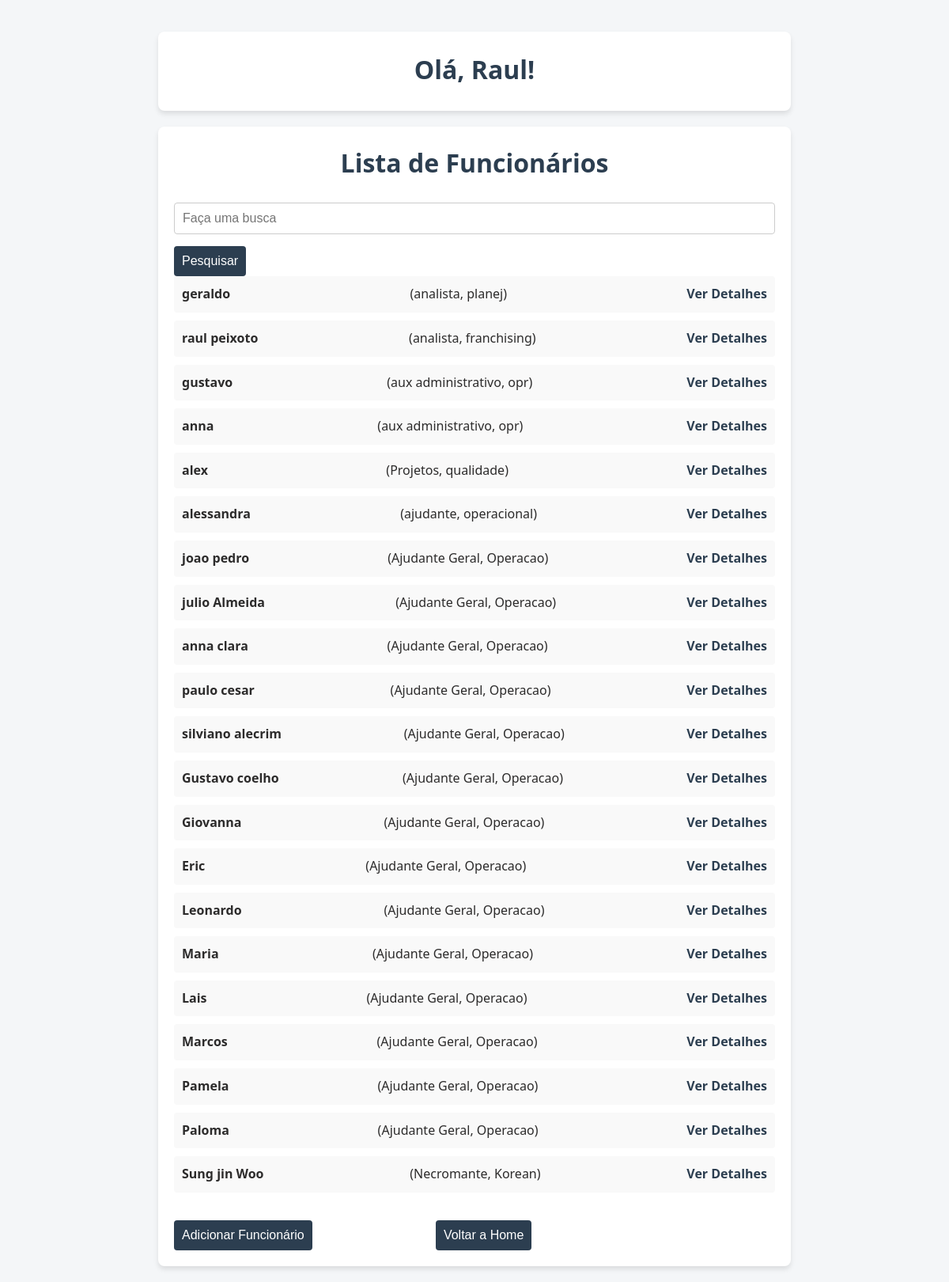
The app's page /employee_list/ (signed in), older data.
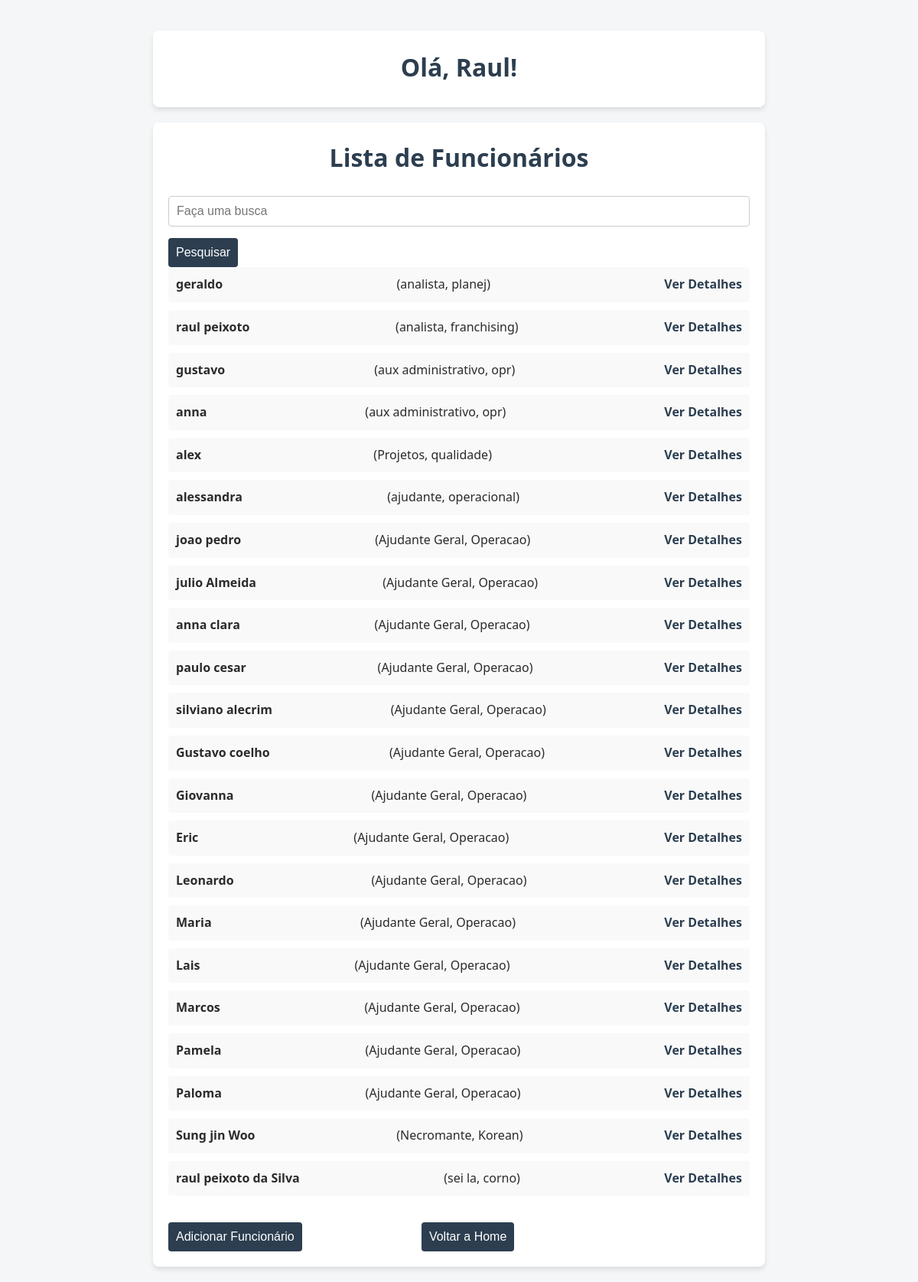
The same page, newer data.
### controle/models.py (models this page shows, shortened)
class Employee(models.Model):
    SHIFTS = [
        ('1', 'Turno 1'),
        ('2', 'Turno 2'),
        ('3', 'Turno 3'),
    ]
    matricula = models.CharField(max_length=20)
    name = models.CharField(max_length=100)
    position = models.CharField(max_length=100)
    department = models.CharField(max_length=100)
    admission_date = models.DateField()
    shift = models.CharField(max_length=1, choices=SHIFTS, default='1')  # Turno de trabalho

### controle/views.py (the view)
# urls.py: path('employee_list/', views.employee_list, name='employee_list'),
@login_required
def employee_list(request):
    search_query = request.GET.get('search', '')
    employees = Employee.objects.all()
    if search_query:
        employees = employees.filter(name__icontains=search_query)
    return render(request, 'employee_list.html', {
        'employees': employees,
        'search_query': search_query,
    })

### controle/templates/employee_list.html (shortened to what this page needs)
<!DOCTYPE html>
<html>
<head>
    {% load static %}
    <link rel="stylesheet" href="{% static 'css/styles.css' %}">
</head>
<body>
    <div class="container_user">
        <h1>Olá, Raul! {{ employee.user }}</h1>
    </div>
    <div class="container">
        <h1>Lista de Funcionários</h1>
        <form method="get" class="search-form">
            <input type="text" name="search" placeholder="Faça uma busca" value="{{ request.GET.search }}">
            <button type="submit" class="button">Pesquisar</button>
        </form>
        <ul>
            {% for employee in employees %}
                <li>
                    <strong>{{ employee.name }}</strong>
                    ({{ employee.position }}, {{ employee.department }})
                    <a href="{% url 'employee_detail' employee.pk %}">Ver Detalhes</a>
                </li>
            {% empty %}
                <li>Nenhum funcionário encontrado.</li>
            {% endfor %}
        </ul>
        <button><a href="{% url 'add_employee' %}" class="button">Adicionar Funcionário</a></button>
        <button><a href="{% url 'home' %}" class="button">Voltar a Home</a></button>
    </div>
</body>
</html>

Row changes from the older to the newer data that the page shows:
added Employee: name "raul peixoto da Silva", position "sei la", department "corno"
